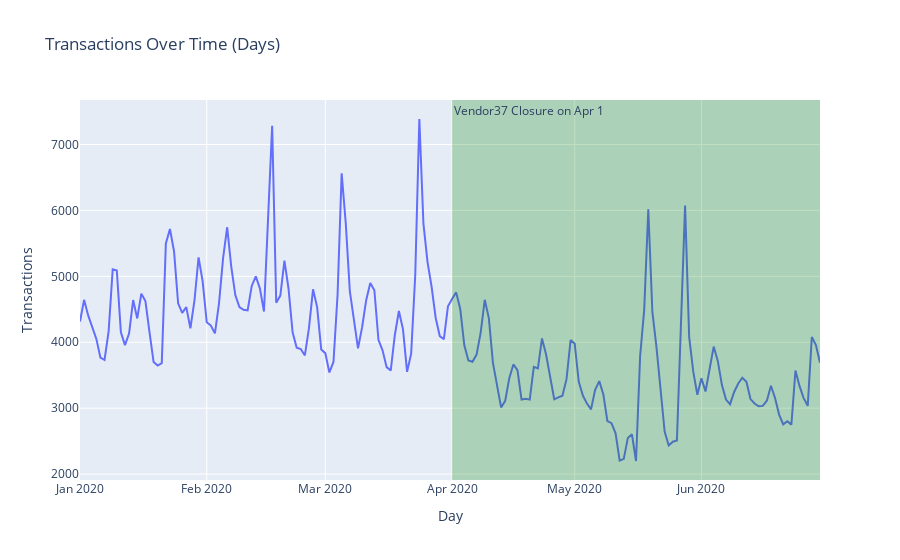
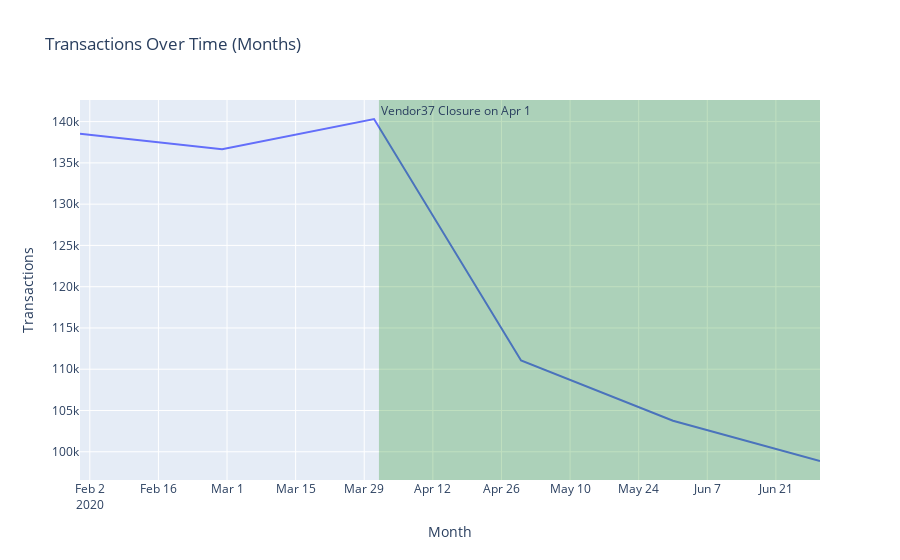

Source (notebook cell) for these figures, in order:
### Markdown cell above
Looking at the revenue across the 6 months period, we can see that over time revenue has been decreasing and particularly we see a large drop in the month of April. However, there is a slight turn around in the trend in June. Drilling down to a day to day viewpoint we see that from January to February the revenue had a flat trend and hovered between 400k to 600k; excluding the large spike on February 17. However, as we enter into March we see a more pronounced decreasing trend, starting from the drop from March 24-29; before the closure of vendor 37. The month of April showed a more stable negative trend, with less volatility when compared to the months of February and March. The down trend continues until about mid May. The revenue did not show an obvious response to the closure of vendor 37, in fact April was a relatively stable month for revenue. The spikes present are immediately corrected in the revenue meaning they're likely driven by short temporary factors unlike the closure of vendor 37.

### Code cell
df = (
    transactions.groupby(["date"])
    .agg(revenue=("revenue", "sum"), sku_count=("sku", "count"))
    .sort_values("date")
    .reset_index()
)
fig = px.line(
    df,
    x="date",
    y="sku_count",
    title="Transactions Over Time (Days)",
    labels={"date": "Day", "sku_count": "Transactions"},
)
fig.add_vrect(
    x0="2020-04-01",
    x1="2020-06-30",
    row="all",
    col=1,
    annotation_text="Vendor37 Closure on Apr 1",
    annotation_position="top left",
    fillcolor="green",
    opacity=0.25,
    line_width=0,
)
fig.show()

df = df.groupby(df["date"].dt.to_period("M")).agg({"sku_count": "sum"}).reset_index()
df["date"] = df["date"].astype("str")
df["date"] = pd.to_datetime(df["date"], format="%Y-%m") + MonthEnd(0)
fig = px.line(
    df,
    x="date",
    y="sku_count",
    title="Transactions Over Time (Months)",
    labels={"date": "Month", "sku_count": "Transactions"},
)
fig.add_vrect(
    x0="2020-04-01",
    x1="2020-06-30",
    row="all",
    col=1,
    annotation_text="Vendor37 Closure on Apr 1",
    annotation_position="top left",
    fillcolor="green",
    opacity=0.25,
    line_width=0,
)
fig.show()

### Figure 1 — Plotly figure (JSON) as saved in the notebook; plotly's stock layout.template omitted (floating-point values rounded to 4 significant figures; data arrays with more than 128 entries replaced by an {"elided": "..."} marker saying what was removed)
{"data": [{"hovertemplate": "Day=%{x}<br>Transactions=%{y}<extra></extra>", "legendgroup": "", "line": {"color": "#636efa", "dash": "solid"}, "marker": {"symbol": "circle"}, "mode": "lines", "name": "", "orientation": "v", "showlegend": false, "type": "scatter", "x": {"elided": "182 str values"}, "xaxis": "x", "y": {"elided": "182 int values"}, "yaxis": "y"}], "layout": {"annotations": [{"showarrow": false, "text": "Vendor37 Closure on Apr 1", "x": "2020-04-01", "xanchor": "left", "xref": "x", "y": 1, "yanchor": "top", "yref": "y domain"}], "legend": {"tracegroupgap": 0}, "shapes": [{"fillcolor": "green", "line": {"width": 0}, "opacity": 0.25, "type": "rect", "x0": "2020-04-01", "x1": "2020-06-30", "xref": "x", "y0": 0, "y1": 1, "yref": "y domain"}], "title": {"text": "Transactions Over Time (Days)"}, "xaxis": {"anchor": "y", "domain": [0, 1], "title": {"text": "Day"}}, "yaxis": {"anchor": "x", "domain": [0, 1], "title": {"text": "Transactions"}}}}

### Figure 2 — Plotly figure (JSON) as saved in the notebook; plotly's stock layout.template omitted (floating-point values rounded to 4 significant figures)
{"data": [{"hovertemplate": "Month=%{x}<br>Transactions=%{y}<extra></extra>", "legendgroup": "", "line": {"color": "#636efa", "dash": "solid"}, "marker": {"symbol": "circle"}, "mode": "lines", "name": "", "orientation": "v", "showlegend": false, "type": "scatter", "x": ["2020-01-31T00:00:00", "2020-02-29T00:00:00", "2020-03-31T00:00:00", "2020-04-30T00:00:00", "2020-05-31T00:00:00", "2020-06-30T00:00:00"], "xaxis": "x", "y": [138529, 136660, 140317, 111054, 103760, 98880], "yaxis": "y"}], "layout": {"annotations": [{"showarrow": false, "text": "Vendor37 Closure on Apr 1", "x": "2020-04-01", "xanchor": "left", "xref": "x", "y": 1, "yanchor": "top", "yref": "y domain"}], "legend": {"tracegroupgap": 0}, "shapes": [{"fillcolor": "green", "line": {"width": 0}, "opacity": 0.25, "type": "rect", "x0": "2020-04-01", "x1": "2020-06-30", "xref": "x", "y0": 0, "y1": 1, "yref": "y domain"}], "title": {"text": "Transactions Over Time (Months)"}, "xaxis": {"anchor": "y", "domain": [0, 1], "title": {"text": "Month"}}, "yaxis": {"anchor": "x", "domain": [0, 1], "title": {"text": "Transactions"}}}}
